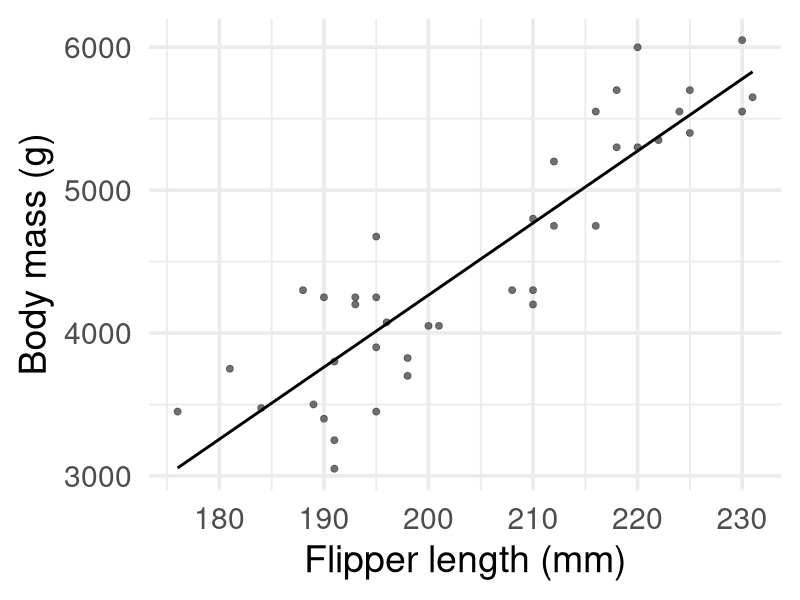
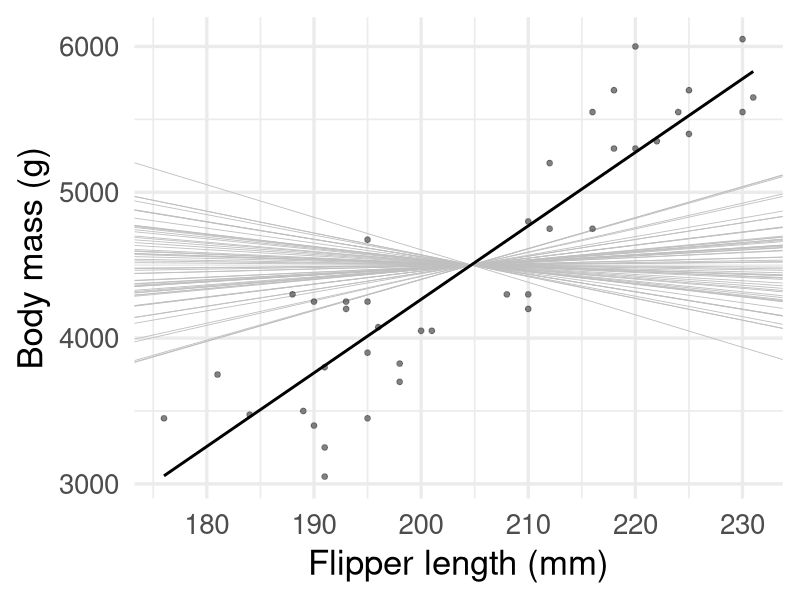
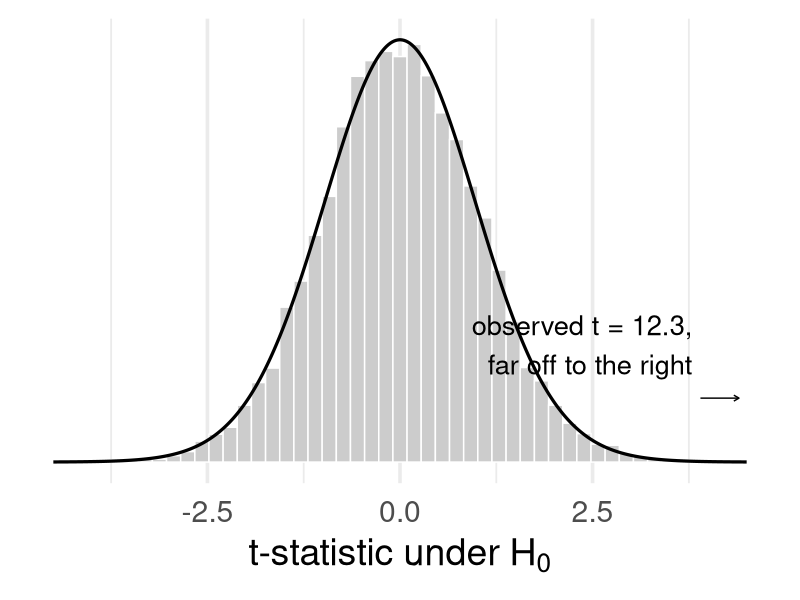
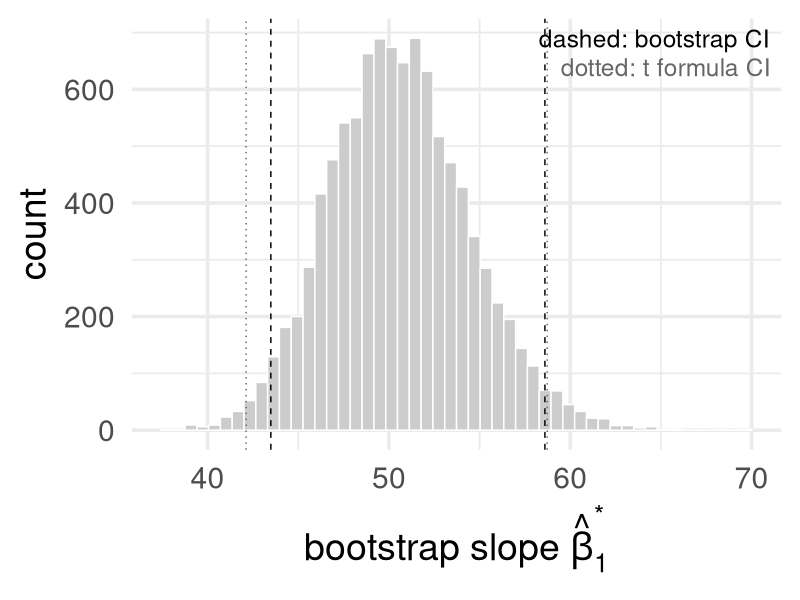
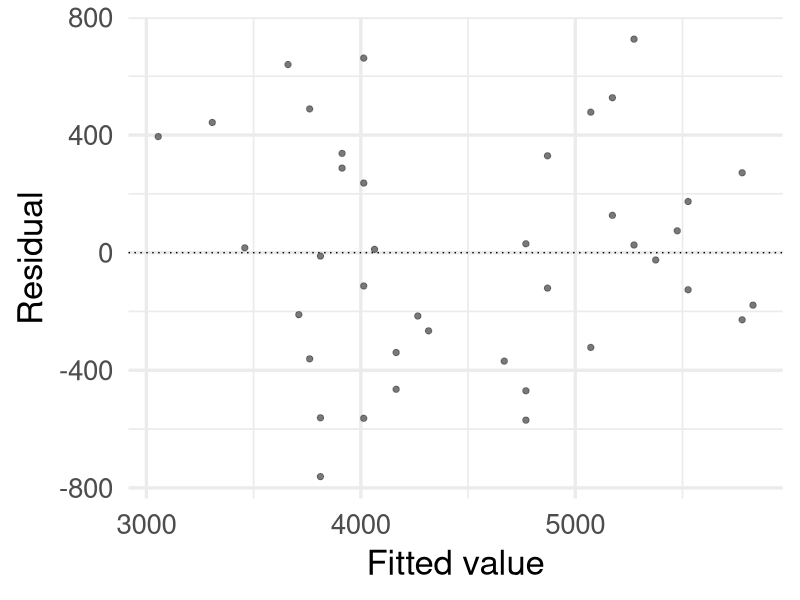
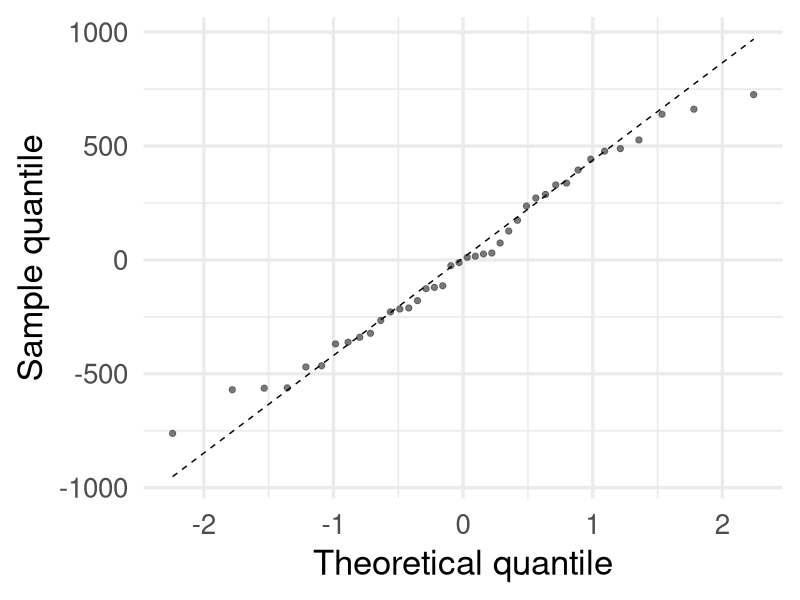
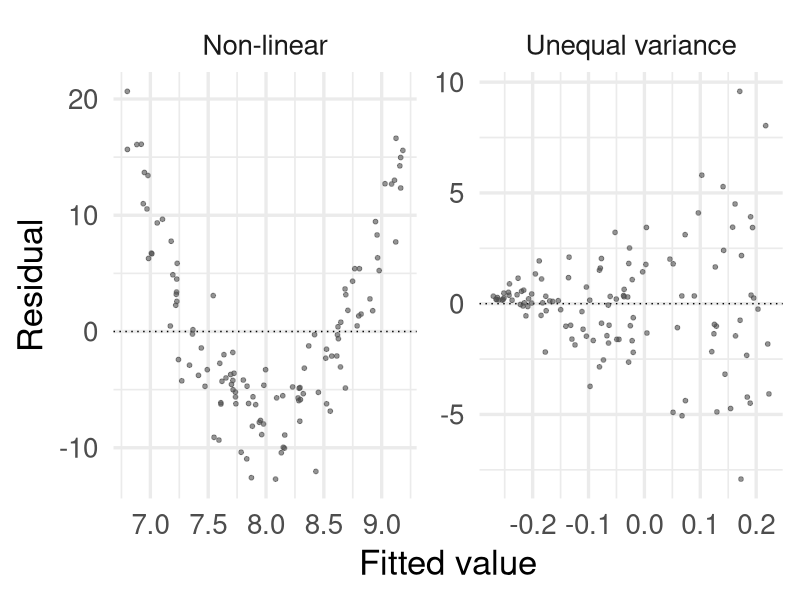
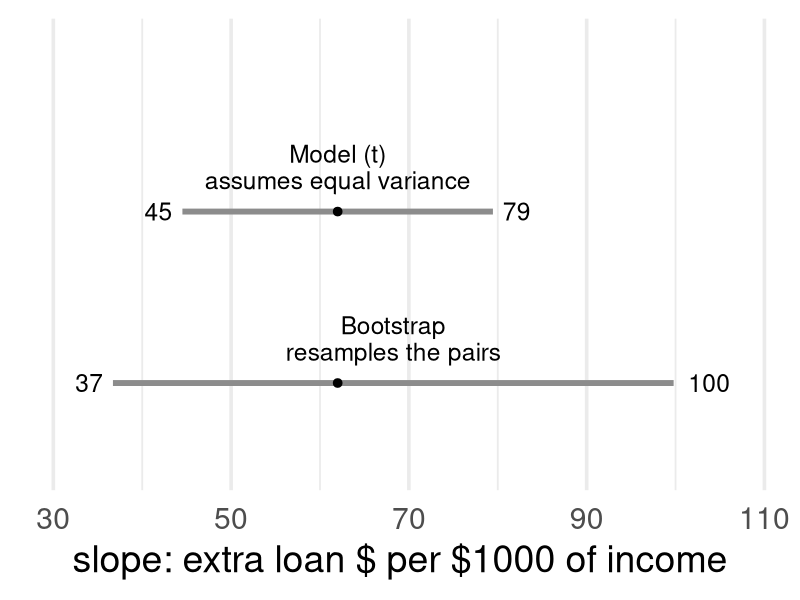

Recreate these plots in R, in order.
# MA214 Lecture 13 -- Inference about the slope
# In-class demo + figure generation.
#
# Data (both frozen by data/prepare_data.R; both REAL):
#   data/penguins.csv       40 Palmer penguins. Regress body mass (g) on flipper
#                           length (mm). A sample -- is the slope real or noise?
#   data/kangaroo_rats.csv  347 Dipodomys merriami from Portal, 1999 -- the same
#                           rats as Lectures 9-10. Regress weight on hindfoot
#                           length. Used by the in-class activity.
#
# Run from this directory:  Rscript Lecture13_demo.R

library(tidyverse)

set.seed(214)

# Slope of y on x, straight from the definition -- fast enough for 10,000 reps.
slope_of <- function(x, y) cov(x, y) / var(x)

# t-statistic for the slope: slope / SE(slope), all from the definitions. This is
# the scale-free statistic whose null distribution is t_{n-2} (the raw slope is
# not scale-free, so its permutation spread would not match the model SE).
t_of <- function(x, y) {
  n  <- length(x)
  b  <- cov(x, y) / var(x)
  a  <- mean(y) - b * mean(x)
  se <- sqrt(sum((y - a - b * x)^2) / (n - 2)) / (sd(x) * sqrt(n - 1))
  b / se
}

# ==============================================================================
# 1. The penguins, and the line
# ==============================================================================
peng <- read_csv("data/penguins.csv", show_col_types = FALSE)
x <- peng$flipper_length_mm
y <- peng$body_mass_g
n <- nrow(peng)

fit <- lm(body_mass_g ~ flipper_length_mm, data = peng)
co  <- summary(fit)$coefficients
b1  <- co["flipper_length_mm", "Estimate"]
se1 <- co["flipper_length_mm", "Std. Error"]
t1  <- co["flipper_length_mm", "t value"]
df  <- n - 2
p_formula <- co["flipper_length_mm", "Pr(>|t|)"]
ci_t <- confint(fit)["flipper_length_mm", ]

cat("\n===== Penguins: lm(body_mass_g ~ flipper_length_mm), n =", n, "=====\n")
cat(sprintf("slope  b1 = %.3f g per mm\n", b1))
cat(sprintf("SE(b1)    = %.3f     (formula: s_e / (s_x * sqrt(n-1)) = %.3f)\n",
            se1, sd(residuals(fit)) * sqrt((n-1)/df) / (sd(x) * sqrt(n-1))))
cat(sprintf("t = b1/SE = %.3f  on df = n - 2 = %d\n", t1, df))
cat(sprintf("model-based p (two-sided) = %.3g\n", p_formula))
cat(sprintf("model-based 95%% CI: [%.2f, %.2f]\n", ci_t[1], ci_t[2]))

# Full coefficient table (both rows) -- this is what the "Reading it off lm()"
# slide prints, so every number on that slide traces back to here.
cat("\n-- full coefficient table with 95% CIs (intercept + slope) --\n")
print(round(cbind(summary(fit)$coefficients, confint(fit)), 2))

# ==============================================================================
# 2. TWO ROADS -- the test of H0: beta1 = 0
# ==============================================================================
B <- 10000

# Road A: shuffle. If flipper length is unrelated to mass, the pairing is random,
# so break it -- shuffle y against x and recompute the t-statistic each time.
perm_t <- replicate(B, t_of(x, sample(y)))
p_perm <- mean(abs(perm_t) >= abs(t1))

# Road B: the t model. t = b1 / SE ~ t_{n-2} under H0.
p_model <- 2 * pt(-abs(t1), df = df)

cat("\n===== Two roads: is the slope real? =====\n")
cat(sprintf("Road A  shuffle (B = %s): p = %.4f\n", format(B, big.mark = ","), p_perm))
cat(sprintf("Road B  t_%d model      : p = %.3g\n", df, p_model))
cat(sprintf("shuffled t: mean = %.3f (t_%d has mean 0), sd = %.3f (t_%d has sd %.3f)\n",
            mean(perm_t), df, sd(perm_t), df, sqrt(df / (df - 2))))

# ==============================================================================
# 3. TWO ROADS -- the confidence interval
# ==============================================================================
# Bootstrap: resample (x, y) PAIRS with replacement, keep the x-y link.
boot_slopes <- replicate(B, {
  i <- sample(n, replace = TRUE)
  slope_of(x[i], y[i])
})
ci_boot <- quantile(boot_slopes, c(0.025, 0.975))

cat("\n===== Two roads: confidence interval for the slope =====\n")
cat(sprintf("Road A  bootstrap percentile 95%%: [%.2f, %.2f]\n", ci_boot[1], ci_boot[2]))
cat(sprintf("Road B  t-based 95%%             : [%.2f, %.2f]\n", ci_t[1], ci_t[2]))

# ==============================================================================
# 4. The activity data: kangaroo rats
# ==============================================================================
kr <- read_csv("data/kangaroo_rats.csv", show_col_types = FALSE)
krfit <- lm(weight ~ hindfoot_length, data = kr)
kco <- summary(krfit)$coefficients
cat("\n===== Kangaroo rats: weight ~ hindfoot_length, n =", nrow(kr), "=====\n")
cat(sprintf("slope = %.3f g/mm   SE = %.3f   t = %.2f   p = %.3g\n",
            kco[2,1], kco[2,2], kco[2,3], kco[2,4]))
cat(sprintf("model t-based 95%% CI: [%.2f, %.2f]   (t* = %.2f)\n",
            confint(krfit)[2,1], confint(krfit)[2,2], qt(0.975, nrow(kr) - 2)))
kr_boot <- replicate(B, { i <- sample(nrow(kr), replace = TRUE)
  slope_of(kr$hindfoot_length[i], kr$weight[i]) })
cat(sprintf("bootstrap 95%% CI:      [%.2f, %.2f]   (used by the worksheet)\n",
            quantile(kr_boot, 0.025), quantile(kr_boot, 0.975)))

# ==============================================================================
# 5. When a condition fails: the two roads DISAGREE, and a transform repairs it
# ==============================================================================
loans <- read_csv("data/loans.csv", show_col_types = FALSE)
lx <- loans$annual_income; ly <- loans$loan_amount; ln <- nrow(loans)

lm_raw <- lm(loan_amount ~ annual_income, data = loans)
ci_raw_t <- confint(lm_raw)["annual_income", ]
boot_loan <- replicate(B, { i <- sample(ln, replace = TRUE); slope_of(lx[i], ly[i]) })
ci_raw_boot <- quantile(boot_loan, c(0.025, 0.975))

lm_log <- lm(log(loan_amount) ~ log(annual_income), data = loans)

cat("\n===== Loans: loan_amount ~ annual_income ($000s), n =", ln, "=====\n")
cat(sprintf("slope = %.1f   model t-CI [%.1f, %.1f]   bootstrap CI [%.1f, %.1f]\n",
            coef(lm_raw)[2], ci_raw_t[1], ci_raw_t[2], ci_raw_boot[1], ci_raw_boot[2]))
cat(sprintf("funnel cor(|resid|,fitted): raw = %.2f, log-log = %.2f;  log-log slope = %.2f\n",
            cor(abs(resid(lm_raw)), fitted(lm_raw)),
            cor(abs(resid(lm_log)), fitted(lm_log)), coef(lm_log)[2]))

# ==============================================================================
# Figures
# ==============================================================================
grey_line <- "grey30"

## (a) the scatter and the fitted line ----------------------------------------
p_scatter <- ggplot(peng, aes(flipper_length_mm, body_mass_g)) +
  geom_point(size = 2, alpha = 0.8, colour = "grey30") +
  geom_smooth(method = "lm", se = FALSE, colour = "black", linewidth = 1) +
  labs(x = "Flipper length (mm)", y = "Body mass (g)") +
  theme_minimal(base_size = 27)
ggsave("figures/penguins_scatter.png", p_scatter, width = 6.4, height = 3.4, dpi = 200)

## (b) Road A intuition: shuffled lines are flat ------------------------------
set.seed(99)
shuf <- map_dfr(1:60, function(i) {
  tibble(flipper_length_mm = x, ys = sample(y), rep = i)
})
p_perm_lines <- ggplot() +
  geom_abline(data = map_dfr(1:60, ~{
      ys <- sample(y); m <- lm(ys ~ x); tibble(int = coef(m)[1], sl = coef(m)[2])
    }),
    aes(intercept = int, slope = sl), colour = "grey75", linewidth = 0.3) +
  geom_point(data = peng, aes(flipper_length_mm, body_mass_g),
             size = 1.6, alpha = 0.7, colour = "grey30") +
  geom_smooth(data = peng, aes(flipper_length_mm, body_mass_g),
              method = "lm", se = FALSE, colour = "black", linewidth = 1) +
  labs(x = "Flipper length (mm)", y = "Body mass (g)") +
  theme_minimal(base_size = 25)
ggsave("figures/perm_lines.png", p_perm_lines, width = 6.6, height = 3.4, dpi = 200)

## (c) THE payoff #1: permutation null of t vs the t_{n-2} model (the test) -----
tcurve <- tibble(tt = seq(-4.5, 4.5, length.out = 400), d = dt(tt, df = df))
p_null <- ggplot(tibble(tt = perm_t), aes(tt)) +
  geom_histogram(aes(y = after_stat(density)), bins = 50,
                 fill = "grey80", colour = "white") +
  geom_line(data = tcurve, aes(tt, d), linewidth = 1.1) +
  coord_cartesian(xlim = c(-4.5, 4.5)) +
  scale_y_continuous(breaks = NULL) +
  annotate("segment", x = 3.9, xend = 4.4, y = 0.06, yend = 0.06,
           arrow = arrow(length = unit(0.15, "cm"))) +
  annotate("text", x = 3.8, y = 0.11, hjust = 1, size = 6.9,
           label = sprintf("observed t = %.1f,\nfar off to the right", t1)) +
  labs(x = expression("t-statistic under "*H[0]), y = NULL) +
  theme_minimal(base_size = 27)
ggsave("figures/slope_null_overlay.png", p_null, width = 6.8, height = 3.4, dpi = 200)

## (d) THE payoff #2: bootstrap CI vs the t CI (the interval) ------------------
p_boot <- ggplot(tibble(s = boot_slopes), aes(s)) +
  geom_histogram(bins = 50, fill = "grey80", colour = "white") +
  geom_vline(xintercept = ci_boot, linetype = 2) +
  geom_vline(xintercept = ci_t, linetype = 3, colour = "grey40") +
  annotate("text", x = Inf, y = Inf, hjust = 1.05, vjust = 1.6, size = 6.2,
           label = "dashed: bootstrap CI") +
  annotate("text", x = Inf, y = Inf, hjust = 1.05, vjust = 3.2, size = 6.2,
           colour = "grey40", label = "dotted: t formula CI") +
  labs(x = expression("bootstrap slope "*hat(beta)[1]^"*"), y = "count") +
  theme_minimal(base_size = 27)
ggsave("figures/slope_boot_ci.png", p_boot, width = 6.8, height = 3.2, dpi = 200)

## (e) LINE diagnostics --------------------------------------------------------
diag <- tibble(fitted = fitted(fit), resid = residuals(fit))
p_rf <- ggplot(diag, aes(fitted, resid)) +
  geom_hline(yintercept = 0, linetype = 3) +
  geom_point(size = 1.8, alpha = 0.75, colour = "grey30") +
  labs(x = "Fitted value", y = "Residual") +
  theme_minimal(base_size = 25)
p_qq <- ggplot(diag, aes(sample = resid)) +
  stat_qq(size = 1.8, alpha = 0.75, colour = "grey30") + stat_qq_line(linetype = 2) +
  labs(x = "Theoretical quantile", y = "Sample quantile") +
  theme_minimal(base_size = 25)
# These two sit side by side in a \twocol{0.5}{0.5} frame, so each is shown at
# 0.94 of a HALF-width column (~2.0in). Saved at 8in their text was shrunk ~3.9x
# and landed near 6pt; at 5.1in it lands near slide body size.
ggsave("figures/resid_fitted.png", p_rf, width = 5.1, height = 4.3, dpi = 200)
ggsave("figures/qq.png",          p_qq, width = 5.1, height = 4.3, dpi = 200)

## (f) what LINE violations look like -----------------------------------------
set.seed(7)
nn <- 120
viol <- bind_rows(
  tibble(panel = "Non-linear", xx = runif(nn, 0, 10),
         rr = (xx - 5)^2 + rnorm(nn, 0, 3), ff = xx),
  tibble(panel = "Unequal variance", xx = runif(nn, 0, 10),
         rr = rnorm(nn, 0, 0.4 * xx), ff = xx)
) |>
  group_by(panel) |> mutate(fitv = predict(lm(rr ~ ff)), res = rr - fitv) |> ungroup()
p_viol <- ggplot(viol, aes(fitv, res)) +
  geom_hline(yintercept = 0, linetype = 3) +
  geom_point(size = 1.3, alpha = 0.6, colour = "grey30") +
  facet_wrap(~panel, scales = "free") +
  labs(x = "Fitted value", y = "Residual") +
  theme_minimal(base_size = 25)
ggsave("figures/violations_grid.png", p_viol, width = 7.4, height = 3.2, dpi = 200)


## (h) the two roads DISAGREE: model CI vs bootstrap CI --------------------------
ci_df <- tibble(
  method = c("Model (t)\nassumes equal variance", "Bootstrap\nresamples the pairs"),
  lo = c(ci_raw_t[1], ci_raw_boot[1]),
  hi = c(ci_raw_t[2], ci_raw_boot[2]),
  y  = c(2, 1))
p_ci <- ggplot(ci_df) +
  geom_segment(aes(x = lo, xend = hi, y = y, yend = y), linewidth = 2, colour = "grey55") +
  geom_point(aes(x = coef(lm_raw)[2], y = y), size = 2.6) +
  geom_text(aes(x = (lo+hi)/2, y = y + 0.13, label = method), size = 6.2,
            lineheight = 0.9, vjust = 0) +
  geom_text(aes(x = lo, y = y, label = sprintf("%.0f", lo)), size = 6.2, hjust = 1.35) +
  geom_text(aes(x = hi, y = y, label = sprintf("%.0f", hi)), size = 6.2, hjust = -0.35) +
  coord_cartesian(ylim = c(0.5, 3.0), xlim = c(30, 108)) +
  scale_y_continuous(breaks = NULL) +
  labs(x = "slope: extra loan $ per $1000 of income", y = NULL) +
  theme_minimal(base_size = 27)
ggsave("figures/loans_ci.png", p_ci, width = 6.8, height = 3.0, dpi = 200)

## (i) the funnel, and the transform that flattens it ---------------------------
raw_sc <- tibble(xx = lx,        yy = ly,        panel = "Raw")
log_sc <- tibble(xx = log(lx),   yy = log(ly),   panel = "Log-log")
p_fix <- bind_rows(raw_sc, log_sc) |>
  mutate(panel = factor(panel, levels = c("Raw", "Log-log"))) |>
  ggplot(aes(xx, yy)) +
  geom_point(size = 1.1, alpha = 0.4, colour = "grey30") +
  geom_smooth(method = "lm", se = FALSE, colour = "black", linewidth = 0.9) +
  facet_wrap(~panel, scales = "free") +
  labs(x = NULL, y = NULL) +
  theme_minimal(base_size = 25)
ggsave("figures/loans_resid_fix.png", p_fix, width = 7.4, height = 3.2, dpi = 200)

cat("\nAll figures written to figures/\n")
